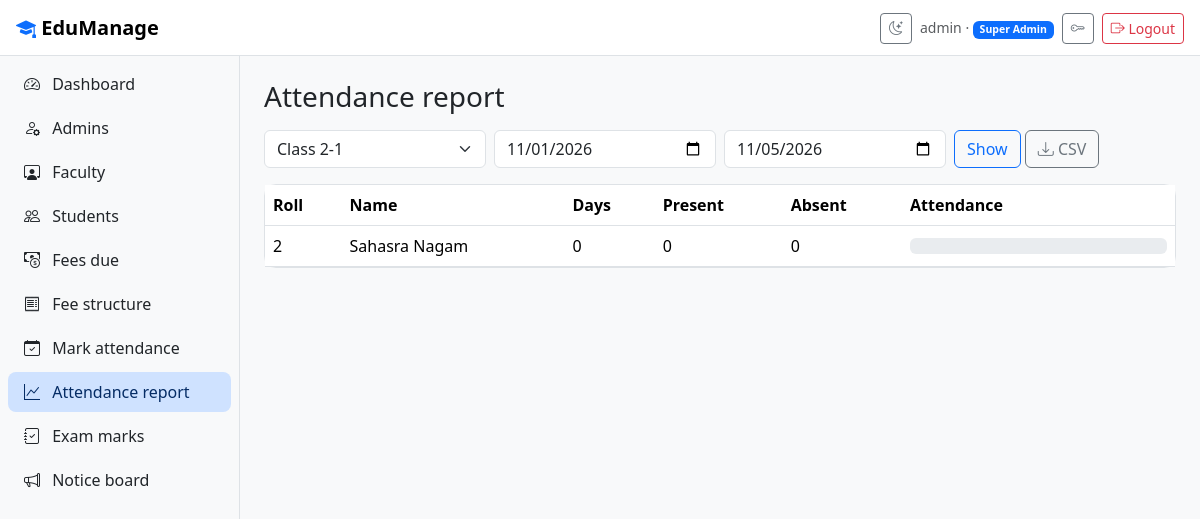
/attendance/report/ (signed in), run on the app's committed database.
### core/models.py (models this page shows, shortened)
class User(AbstractUser):
    class Role(models.TextChoices):
        SUPERADMIN = "superadmin", "Super Admin"
        ADMIN = "admin", "Admin"
        FACULTY = "faculty", "Faculty"
        STUDENT = "student", "Student"
    GENDERS = [("Male", "Male"), ("Female", "Female"), ("Other", "Other")]
    PREFIX = {"superadmin": "SA", "admin": "AD", "faculty": "FT", "student": "ST"}
    role = models.CharField(max_length=12, choices=Role.choices, default=Role.STUDENT)
    code = models.CharField("ID", max_length=12, unique=True, null=True, blank=True)
    phone = models.CharField(max_length=15, blank=True, validators=[phone_validator])
    address = models.TextField(blank=True)
    gender = models.CharField(max_length=10, choices=GENDERS, blank=True)
    must_change_password = models.BooleanField(default=False)
    @property
    def display_name(self):
        return self.get_full_name() or self.username

class Person(models.Model):
    user = models.OneToOneField(User, on_delete=models.CASCADE)
    middle_name = models.CharField(max_length=45, blank=True)
    dob = models.DateField("Date of birth")
    class Meta:
        abstract = True
    @property
    def full_name(self):
        parts = [self.user.first_name, self.middle_name, self.user.last_name]
        return " ".join(p for p in parts if p)

class Student(Person):
    user = models.OneToOneField(User, on_delete=models.CASCADE, related_name="student")
    roll_no = models.PositiveIntegerField()
    std = models.PositiveSmallIntegerField("Class")
    division = models.CharField(max_length=1)
    father_name = models.CharField(max_length=100)
    mother_name = models.CharField(max_length=100)
    father_occ = models.CharField("Father's occupation", max_length=100, blank=True)
    mother_occ = models.CharField("Mother's occupation", max_length=100, blank=True)
    blood_group = models.CharField(max_length=4, blank=True)
    doa = models.DateField("Date of admission", default=timezone.localdate)
    class Meta:
        unique_together = ("std", "division", "roll_no")
        ordering = ["std", "division", "roll_no"]

### core/views.py (the view, shortened to what this page needs)
# urls.py: path("attendance/report/", v.attendance_report, name="attendance_report"),
@role_required("faculty", "admin")
def attendance_report(request):
    sections = sections_for(request.user)
    today = timezone.localdate()
    section = sections.filter(pk=request.GET.get("section")).first() or sections.first()
    start = parse_date(request.GET.get("from") or "") or today.replace(day=1)
    end = parse_date(request.GET.get("to") or "") or today
    rows = []
    if section:
        qs = section.students.select_related("user").annotate(
            total=Count("attendance_records", filter=Q(attendance_records__date__range=(start, end))),
            present=Count("attendance_records", filter=Q(attendance_records__date__range=(start, end),
                                                         attendance_records__present=True)))
        rows = [{"s": s, "total": s.total, "present": s.present, "absent": s.total - s.present,
                 "pct": pct(s.present, s.total)} for s in qs]
    return render(request, "core/attendance_report.html", {
        "sections": sections, "section": section, "rows": rows, "start": start, "end": end,
        "low": [r for r in rows if r["total"] and r["pct"] < 75]})

### core/models.py (called while the page is built)
    def __str__(self):
        return f"Class {self.std}-{self.division}"

    @property
    def students(self):
        return Student.objects.filter(std=self.std, division=self.division).order_by("roll_no")

### core/views.py (called while the page is built)
def pct(part, total):
    return round(part * 100 / total, 1) if total else 0

def sections_for(user):
    if user.role == "faculty":
        return ClassSection.objects.filter(class_teacher=user.faculty)
    return ClassSection.objects.all()

### core/templates/core/attendance_report.html (shortened to what this page needs)
{% extends 'base.html' %}
{% block content %}
<h1 class="h3 mb-3">Attendance report</h1>
{% if not section %}<div class="alert alert-info">No class available yet.</div>{% else %}
<form method="get" class="row g-2 mb-3">
  <div class="col-md-3"><select name="section" class="form-select">{% for s in sections %}<option value="{{ s.pk }}" {% if s.pk == section.pk %}selected{% endif %}>{{ s }}</option>{% endfor %}</select></div>
  <div class="col-md-3"><input type="date" name="from" value="{{ start|date:'Y-m-d' }}" class="form-control"></div>
  <div class="col-md-3"><input type="date" name="to" value="{{ end|date:'Y-m-d' }}" class="form-control"></div>
  <div class="col-auto"><button class="btn btn-outline-primary">Show</button>
    <a class="btn btn-outline-secondary" href="?section={{ section.pk }}&from={{ start|date:'Y-m-d' }}&to={{ end|date:'Y-m-d' }}&export=csv"><i class="bi bi-download"></i> CSV</a></div>
</form>
<div class="card"><div class="table-responsive"><table class="table align-middle mb-0">
  <thead><tr><th>Roll</th><th>Name</th><th>Days</th><th>Present</th><th>Absent</th><th style="width:30%">Attendance</th></tr></thead>
  {% for r in rows %}<tr><td>{{ r.s.roll_no }}</td><td>{{ r.s.full_name }}</td><td>{{ r.total }}</td><td>{{ r.present }}</td><td>{{ r.absent }}</td>
    <td><div class="progress" role="progressbar"><div class="progress-bar {% if r.total and r.pct < 75 %}bg-danger{% else %}bg-success{% endif %}" style="width:{{ r.pct }}%">{{ r.pct }}%</div></div></td></tr>
  {% empty %}<tr><td colspan="6" class="text-center text-body-secondary py-4">No students.</td></tr>{% endfor %}
</table></div></div>{% endif %}
{% endblock %}

### core/templates/base.html (shortened to what this page needs)
{% load static %}<!doctype html>
<html lang="en" data-bs-theme="light">
<head>
  <link href="https://cdn.jsdelivr.net/npm/bootstrap@5.3.3/dist/css/bootstrap.min.css" rel="stylesheet">
  <link href="https://cdn.jsdelivr.net/npm/bootstrap-icons@1.11.3/font/bootstrap-icons.css" rel="stylesheet">
  <link href="{% static 'css/style.css' %}" rel="stylesheet">
</head>
<body>
{% if user.is_authenticated %}
<nav class="navbar sticky-top topbar px-3">
  <div class="d-flex align-items-center gap-2">
    <a class="navbar-brand fw-bold mb-0" href="{% url 'dashboard' %}"><i class="bi bi-mortarboard-fill text-primary"></i> EduManage</a>
  </div>
  <div class="d-flex align-items-center gap-2">
    <button class="btn btn-sm btn-outline-secondary" id="themeToggle" title="Toggle dark mode"><i class="bi bi-moon-stars"></i></button>
    <span class="small text-body-secondary d-none d-md-inline">{{ user.display_name }} · <span class="badge text-bg-primary">{{ user.get_role_display }}</span></span>
    <a class="btn btn-sm btn-outline-secondary" href="{% url 'password_change' %}" title="Change password"><i class="bi bi-key"></i></a>
    <form method="post" action="{% url 'logout' %}" class="m-0">{% csrf_token %}<button class="btn btn-sm btn-outline-danger"><i class="bi bi-box-arrow-right"></i> Logout</button></form>
  </div>
</nav>
<div class="shell">
  <div class="offcanvas-lg offcanvas-start sidebar" tabindex="-1" id="side">
    <div class="offcanvas-body flex-column p-2">
      <ul class="nav nav-pills flex-column gap-1">
        <li><a class="nav-link" href="{% url 'dashboard' %}"><i class="bi bi-speedometer2"></i> Dashboard</a></li>
        {% if user.role == 'superadmin' %}
          <li><a class="nav-link" href="{% url 'admin_list' %}"><i class="bi bi-person-gear"></i> Admins</a></li>
        {% endif %}
        {% if user.role == 'admin' or user.role == 'superadmin' %}
          <li><a class="nav-link" href="{% url 'faculty_list' %}"><i class="bi bi-person-workspace"></i> Faculty</a></li>
          <li><a class="nav-link" href="{% url 'student_list' %}"><i class="bi bi-people"></i> Students</a></li>
          <li><a class="nav-link" href="{% url 'fees_due' %}"><i class="bi bi-cash-coin"></i> Fees due</a></li>
          <li><a class="nav-link" href="{% url 'fee_structure' %}"><i class="bi bi-receipt"></i> Fee structure</a></li>
        {% endif %}
        {% if user.role == 'faculty' or user.role == 'admin' or user.role == 'superadmin' %}
          <li><a class="nav-link" href="{% url 'attendance_mark' %}"><i class="bi bi-calendar-check"></i> Mark attendance</a></li>
          <li><a class="nav-link" href="{% url 'attendance_report' %}"><i class="bi bi-graph-up"></i> Attendance report</a></li>
          <li><a class="nav-link" href="{% url 'marks_home' %}"><i class="bi bi-journal-check"></i> Exam marks</a></li>
        {% endif %}
        <li><a class="nav-link" href="{% url 'notice_list' %}"><i class="bi bi-megaphone"></i> Notice board</a></li>
      </ul>
    </div>
  </div>
  <main class="content">
    {% block content %}{% endblock %}
  </main>
</div>
{% else %}
  <div class="auth-wrap">
    {% for m in messages %}<div class="alert alert-info">{{ m }}</div>{% endfor %}
    {% block auth %}{% endblock %}
  </div>
{% endif %}
</body>
</html>

### static/css/style.css (style rules this page uses)
:root { --sidebar-w: 240px; }
body { background: var(--bs-tertiary-bg); }
.topbar { background: var(--bs-body-bg); border-bottom: 1px solid var(--bs-border-color); height: 56px; }
.shell { display: flex; min-height: calc(100vh - 56px); }
.sidebar { width: var(--sidebar-w); flex-shrink: 0; background: var(--bs-body-bg); border-right: 1px solid var(--bs-border-color); }
@media (min-width: 992px) { .sidebar { position: sticky; top: 56px; height: calc(100vh - 56px); } }
.sidebar .nav-link { color: var(--bs-body-color); border-radius: .5rem; }
.sidebar .nav-link i { margin-right: .5rem; }
.sidebar .nav-link:hover, .sidebar .nav-link.active { background: var(--bs-primary-bg-subtle); color: var(--bs-primary-text-emphasis); }
.content { flex: 1; padding: 1.5rem; min-width: 0; }
.card { border-radius: .75rem; border-color: var(--bs-border-color); }

### data on the page
User: display_name "admin", role "Super Admin"
Student: s.roll_no "2", s.full_name "Sahasra Nagam", total "0", present "0", absent "0"

### other printed values
form field section "Class 2-1"
